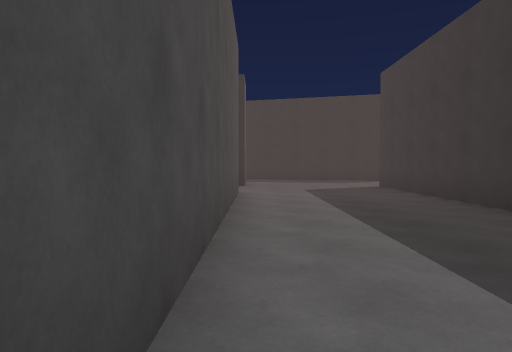
View 1 (above)

24 first-person views from a walk through a 3-D level made in the Unity game engine. The camera is 1.2 m above the floor, tilts 2° down and sees 70° across. The floor is counted in squares, 2 m on a side. Each view is taken from the middle of a square. On the plan, view 1 faces up. The plan holds only what a view shows up to about 10 squares ahead; the rest is blank. The place goes on beyond the plan. The player character is not drawn.

View 2
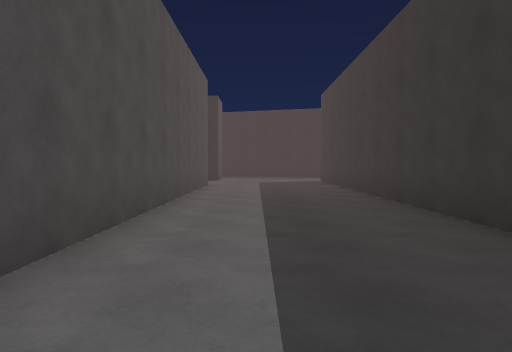

View 3
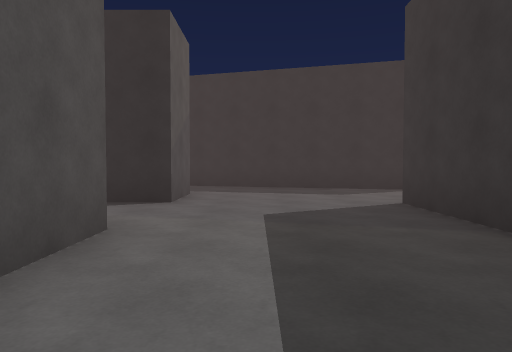

View 4
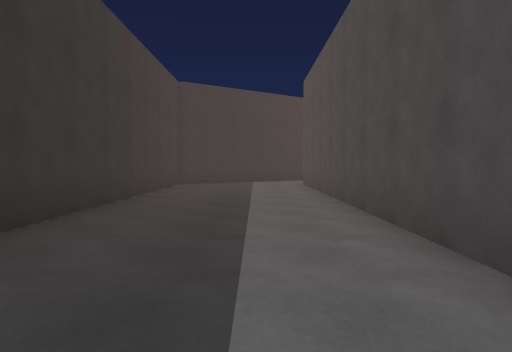

View 5
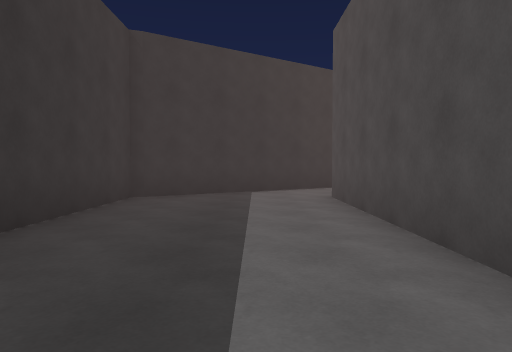

View 6
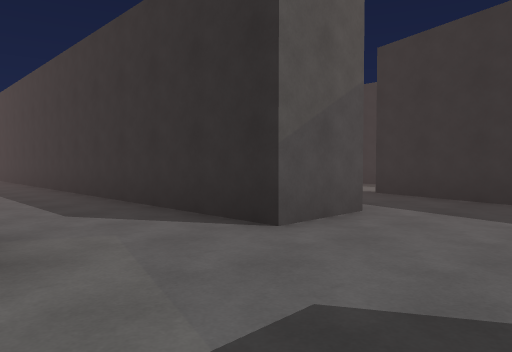

View 7
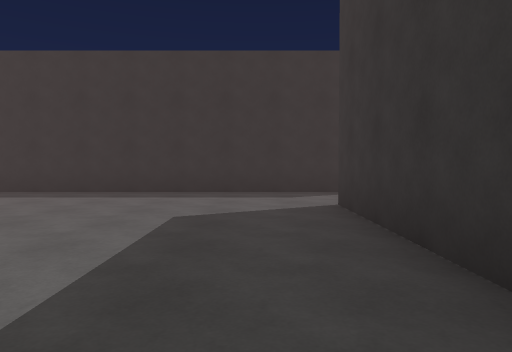

View 8
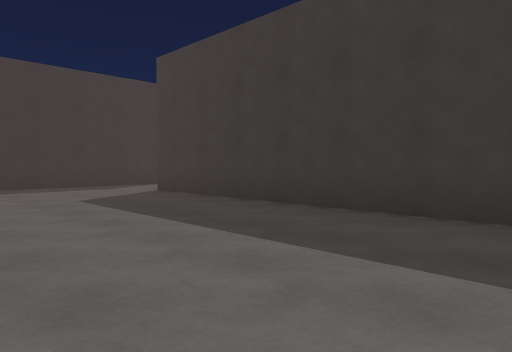

View 9
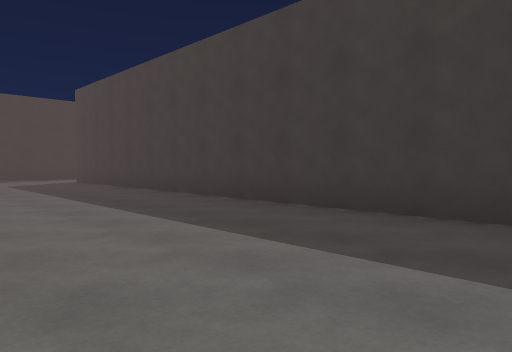

View 10
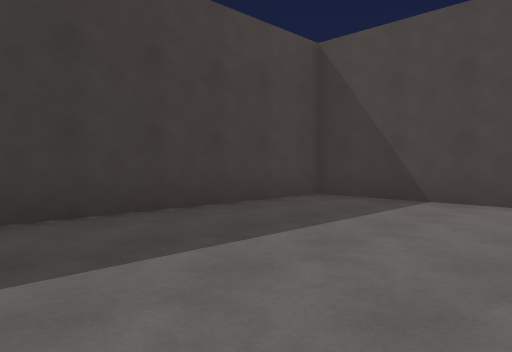

View 11
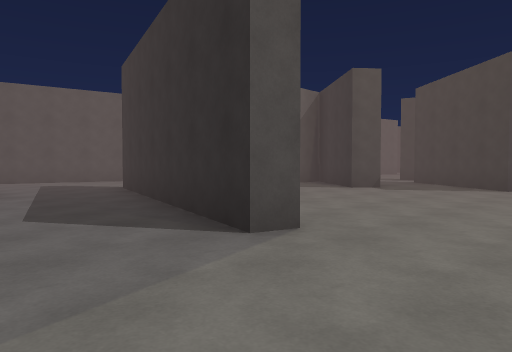

View 12
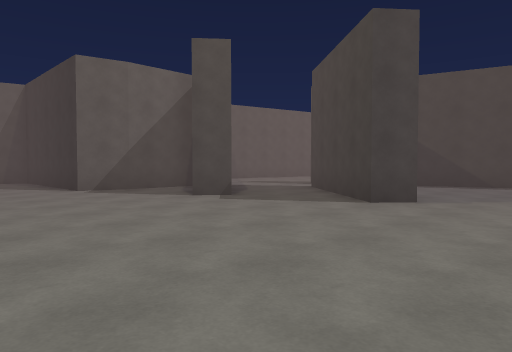

View 13
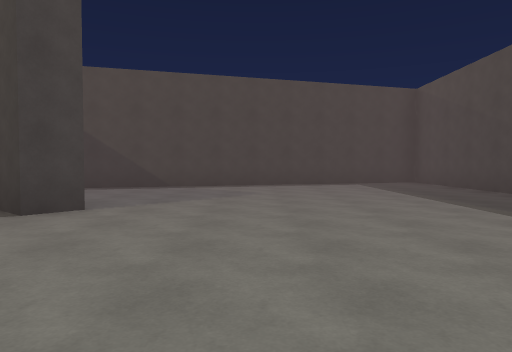

View 14
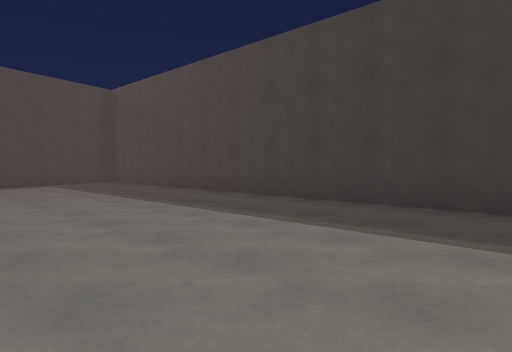

View 15
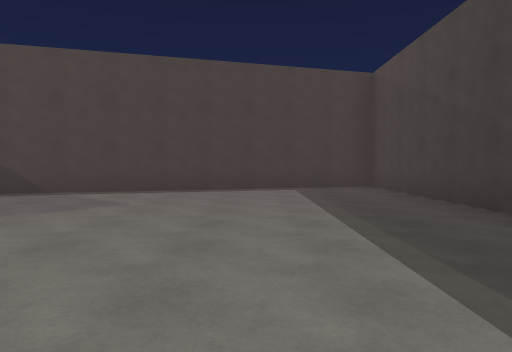

View 16
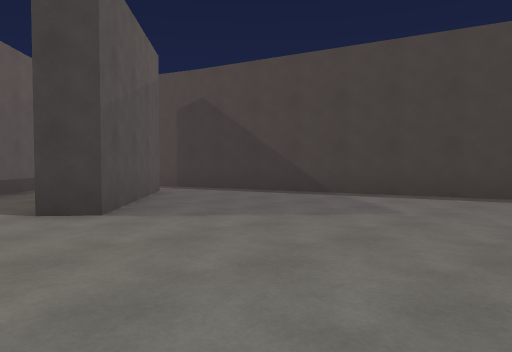

View 17
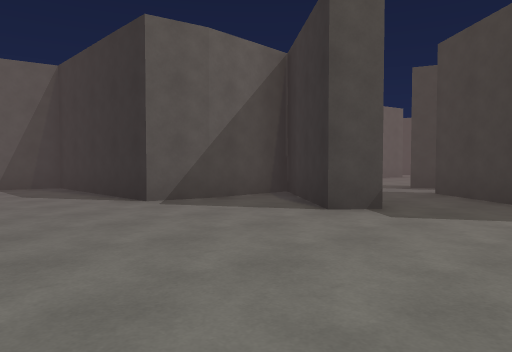

View 18
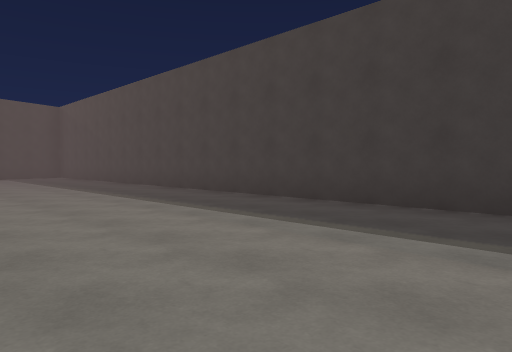

View 19
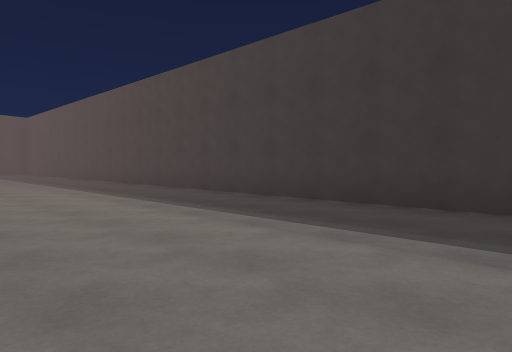

View 20
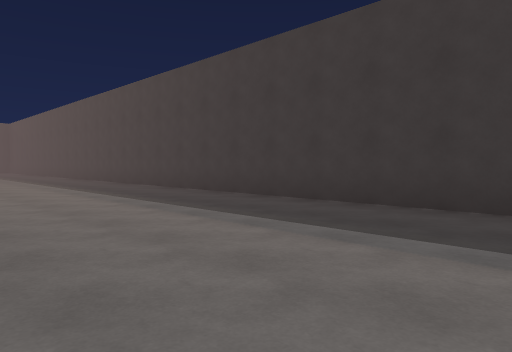

View 21
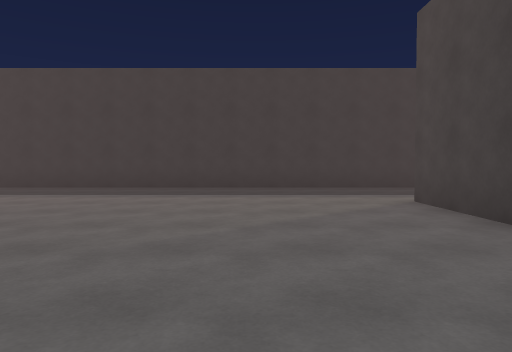

View 22
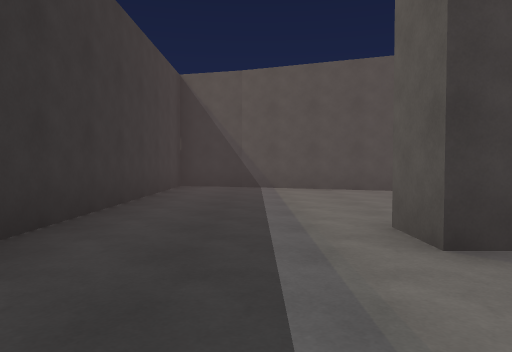

View 23
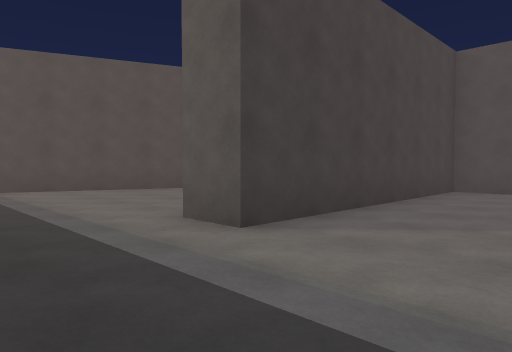

View 24
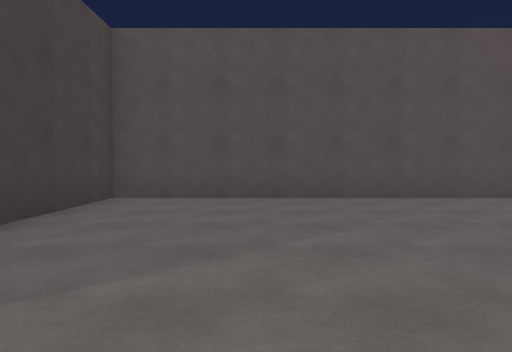

### Floor plan
Points are (right, up) in squares from view 1. A wall is a line through its corners. A room is listed if a view was taken in it or the views show most of it. See-through windows are left out.
Room 1 (views 1, 2, 3, 4, 5, 6)
walls: (-0.3, 7.4) (-0.3, -6.5); (-0.3, 11.2) (-0.3, 9.6); (4.8, 12.2) (-0.2, 13.6); (1.8, -8.3) (3.2, -7.3) (3.2, 9.5)
ways out: opening at (-1, 8.5) to room 2; opening at (-1, 12) to room 3; opening at (3.5, 10.5) to room 3; opening at (0.5, -7.5)
Room 2 (views 7, 8, 9, 10)
walls: (-5, -5.9) (-1.8, -5.9) (-1.8, 7.4); (-0.3, 9.6) (-6.5, 9.6)
ways out: opening at (-1, 8.5) to room 1
Room 3 (views 11, 12, 13, 14, 15, 16, 17, 18, 19, 20, 21, 22, 23, 24)
walls: (4.9, 12.8) (4.8, 12.2); (3.6, 2.5) (3.6, -4.5) (9.7, -4.5) (9.7, -5.5); (-0.2, 13.6) (-1.6, 14); (2.8, 18.6) (2.3, 18) (0, 20) (0, 17.9); (0, 18) (-0.3, 16.8) (-4.5, 16.9) (-4.8, 15.7); (2.8, 22.2) (5.8, 19.7) (5.3, 19.2) (4, 20.2); (6.9, -9.5) (11.4, -11.2); (11.3, -11.2) (13, -11.6) (13, 26.5) (1.3, 23.1)
ways out: opening at (-1, 12) to room 1; opening at (3.5, 10.5) to room 1; opening at (2.5, 21) to room 4
Room 4 (no view inside)
walls: (0.7, 20.3) (1.8, 19.4); (4, 20.2) (2.4, 21.6)
ways out: opening at (2.5, 21) to room 3; opening at (1, 22)

Where each view was taken, in squares from view 1:
view 1: 0 up, 0 right, facing up
view 2: 3 down, 1 right, facing up
view 3: 4 up, 1 right, facing up
view 4: 3 up, 1 right, facing down
view 5: 1 down, 1 right, facing down
view 6: 7 up, 2 right, facing up-left
view 7: 2 up, 3 left, facing up
view 8: 0 up, 6 left, facing up-right
view 9: 5 down, 6 left, facing up-right
view 10: 0 up, 6 left, facing down-right
view 11: 10 up, 7 right, facing up-left
view 12: 14 up, 8 right, facing up-left
view 13: 15 up, 8 right, facing up
view 14: 15 up, 8 right, facing up-right
view 15: 17 up, 10 right, facing up
view 16: 18 up, 10 right, facing up-left
view 17: 14 up, 5 right, facing up-left
view 18: 10 up, 8 right, facing up-right
view 19: 5 up, 8 right, facing up-right
view 20: 1 up, 8 right, facing up-right
view 21: 2 down, 4 right, facing right
view 22: 2 down, 11 right, facing down
view 23: 2 down, 12 right, facing down-left
view 24: 2 down, 10 right, facing left
